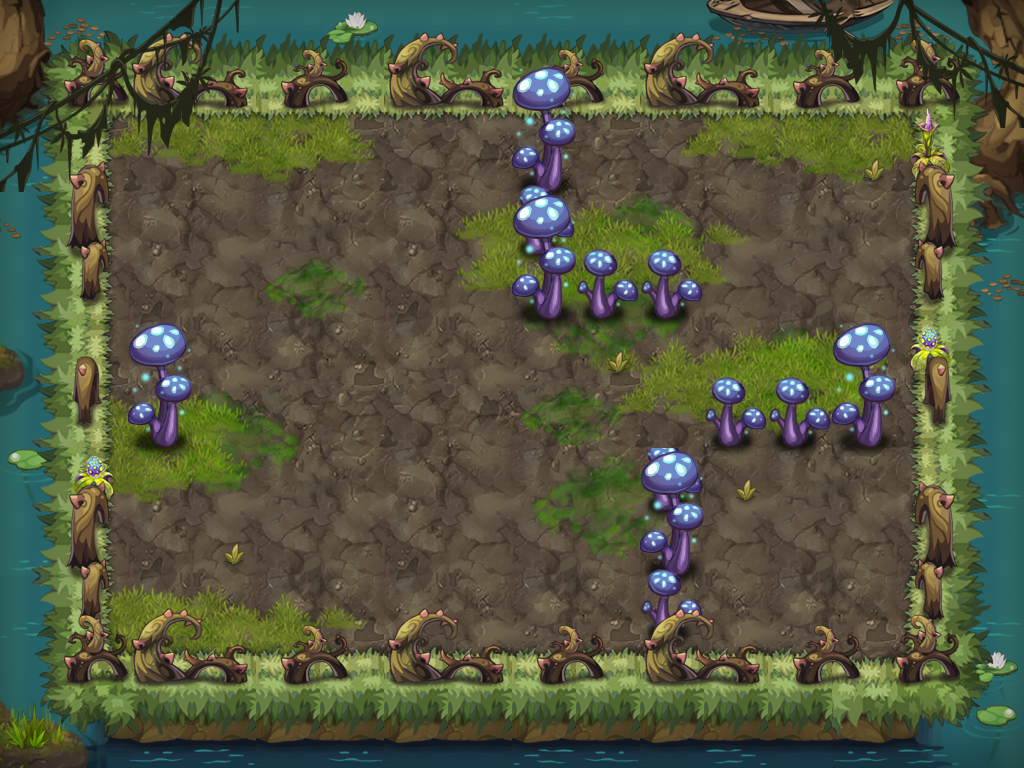

Rendered tile map (Tiled .tmx) drawn with the repository's tilesets; below, a short description and the map source with its tile grids summarised:
An orthogonal 16x12 tile map with 64x64 px tiles, 16 tile layers (PASS, 块层 13, 块层 14, 块层 15, ...) and 12 objects (7x TRAP, 3x hongsrng3, PLAYER, BOMB).

<map version="1.0" orientation="orthogonal" width="16" height="12" tilewidth="64" tileheight="64">
 <properties>
  <property name="DESTRY1" value="221" />
  <property name="DESTRY2" value="225" />
  <property name="DESTRY3" value="223" />
  <property name="DESTRY_COUNT" value="3" />
  <property name="EXP" value="545" />
  <property name="ITEM" value="D015" />
  <property name="MONEY" value="818" />
 </properties>
 <tileset firstgid="1" name="swzz" tilewidth="64" tileheight="64">
  <image source="swzz-hd.png" width="1000" height="2048" />
 </tileset>
 <layer name="PASS" width="16" height="12">
  <data>[192 cells, 109 non-empty, 17 distinct tile ids]</data>
 </layer>
 <layer name="块层 13" width="16" height="12">
  <data>[192 cells, 148 non-empty, 22 distinct tile ids]</data>
 </layer>
 <layer name="块层 14" width="16" height="12">
  <data>[192 cells, 59 non-empty, 23 distinct tile ids]</data>
 </layer>
 <layer name="块层 15" width="16" height="12">
  <data>[192 cells, 91 non-empty, 27 distinct tile ids]</data>
 </layer>
 <layer name="块层 2" width="16" height="12">
  <data>[192 cells, 96 non-empty, 8 distinct tile ids]</data>
 </layer>
 <layer name="块层 4" width="16" height="12">
  <data>[192 cells, 20 non-empty, 7 distinct tile ids]</data>
 </layer>
 <layer name="块层 3" width="16" height="12">
  <data>[192 cells, 62 non-empty, 16 distinct tile ids]</data>
 </layer>
 <layer name="块层 6" width="16" height="12">
  <data>[192 cells, 27 non-empty, 13 distinct tile ids]</data>
 </layer>
 <layer name="块层 16" width="16" height="12">
  <data>[192 cells, 52 non-empty, 5 distinct tile ids]</data>
 </layer>
 <layer name="SHELTER 9" width="16" height="12">
  <data>[192 cells, 14 non-empty, 5 distinct tile ids]</data>
 </layer>
 <layer name="SHELTER 8" width="16" height="12">
  <data>[192 cells, 1 non-empty, 1 distinct tile ids]</data>
 </layer>
 <layer name="SHELTER 7" width="16" height="12">
  <data>[192 cells, 1 non-empty, 1 distinct tile ids]</data>
 </layer>
 <layer name="SHELTER 5" width="16" height="12">
  <data>[192 cells, 4 non-empty, 2 distinct tile ids]</data>
 </layer>
 <layer name="SHELTER 3" width="16" height="12">
  <data>[192 cells, 3 non-empty, 2 distinct tile ids]</data>
 </layer>
 <layer name="SHELTER 2" width="16" height="12">
  <data>[192 cells, 4 non-empty, 4 distinct tile ids]</data>
 </layer>
 <layer name="SHELTER 1" width="16" height="12">
  <data>[192 cells, 1 non-empty, 1 distinct tile ids]</data>
 </layer>
 <objectgroup name="对象层 1" width="32" height="24">
  <object name="PLAYER" type="PLAYER" x="128" y="192" width="64" height="64" />
  <object name="hongsrng3" x="768" y="512" width="64" height="64">
   <properties>
    <property name="lua_ai" value="monster_hongsrng_ai" />
    <property name="quality" value="hongsrng3.quality" />
   </properties>
  </object>
  <object name="senser1" type="TRAP" x="128" y="448" width="64" height="64">
   <properties>
    <property name="trap_floor" value="true" />
    <property name="trap_script" value="trap_onTNTSenser(&quot;tnt1&quot;);" />
    <property name="trap_start_mode" value="0" />
   </properties>
  </object>
  <object name="tnt1" type="BOMB" x="832" y="448" width="64" height="64">
   <properties>
    <property name="bomb_ani" value="tnt_bomb.bomb" />
    <property name="bomb_damage" value="9999" />
    <property name="bomb_power" value="1" />
   </properties>
  </object>
  <object name="mp1" type="TRAP" x="576" y="128" width="64" height="64">
   <properties>
    <property name="trap_ani" value="mp.actor" />
    <property name="trap_floor" value="true" />
    <property name="trap_id" value="0" />
    <property name="trap_script" value="trap_moveto(&quot;PLAYER&quot;, &quot;mp1&quot;,target(&quot;mp2&quot;):getX(),target(&quot;mp2&quot;):getY() );" />
    <property name="trap_sound_id" value="1" />
    <property name="trap_start_mode" value="0" />
    <property name="trap_state" value="open" />
   </properties>
  </object>
  <object name="mp2" type="TRAP" x="832" y="576" width="64" height="64">
   <properties>
    <property name="trap_ani" value="mp.actor" />
    <property name="trap_floor" value="true" />
    <property name="trap_id" value="0" />
    <property name="trap_script" value="trap_moveto(&quot;PLAYER&quot;, &quot;mp2&quot;,target(&quot;mp1&quot;):getX(),target(&quot;mp1&quot;):getY() );" />
    <property name="trap_sound_id" value="1" />
    <property name="trap_start_mode" value="0" />
    <property name="trap_state" value="open" />
   </properties>
  </object>
  <object name="zi_dan_down1" type="TRAP" x="384" y="128" width="64" height="64">
   <properties>
    <property name="trap_ani" value="poison_tree.actor" />
    <property name="trap_delay" value="2" />
    <property name="trap_id" value="0" />
    <property name="trap_script" value="trap(&quot;zi_dan_down1&quot;):setAtkPower(target(&quot;PLAYER&quot;):getHP()*0.1);trap(&quot;zi_dan_down1&quot;):turnDown(); trap(&quot;zi_dan_down1&quot;):getAI():getActions():addObject( AIUseSkill:create(   SkillLua:create(&quot;skill_0002&quot;)  )  );" />
    <property name="trap_start_mode" value="2" />
    <property name="trap_state" value="open" />
    <property name="trap_turn" value="down" />
   </properties>
  </object>
  <object name="hongsrng3" x="832" y="128" width="64" height="64">
   <properties>
    <property name="lua_ai" value="monster_hongsrng_ai" />
    <property name="quality" value="hongsrng3.quality" />
   </properties>
  </object>
  <object name="hongsrng3" x="576" y="576" width="64" height="64">
   <properties>
    <property name="lua_ai" value="monster_hongsrng_ai" />
    <property name="quality" value="hongsrng3.quality" />
   </properties>
  </object>
  <object name="bh1" type="TRAP" x="512" y="448" width="64" height="64">
   <properties>
    <property name="trap_ani" value="black_hole.actor" />
    <property name="trap_floor" value="true" />
    <property name="trap_id" value="2" />
    <property name="trap_sh" value="0.1" />
    <property name="trap_sw" value="0.1" />
   </properties>
  </object>
  <object name="xy1" type="TRAP" x="512" y="448" width="64" height="64">
   <properties>
    <property name="lua_ai" value="trap_mire_ai" />
    <property name="trap_sh" value="0.1" />
    <property name="trap_sw" value="0.1" />
   </properties>
  </object>
  <object name="triger1" type="TRAP" x="128" y="448" width="64" height="64">
   <properties>
    <property name="trap_ani" value="tnt_triger.actor" />
    <property name="trap_floor" value="true" />
    <property name="trap_script" value="trap_onTNTBombTrap(&quot;triger1&quot;,&quot;tnt1&quot;);" />
    <property name="trap_sound_id" value="3" />
    <property name="trap_start_mode" value="3" />
    <property name="trap_state" value="open" />
   </properties>
  </object>
 </objectgroup>
</map>
